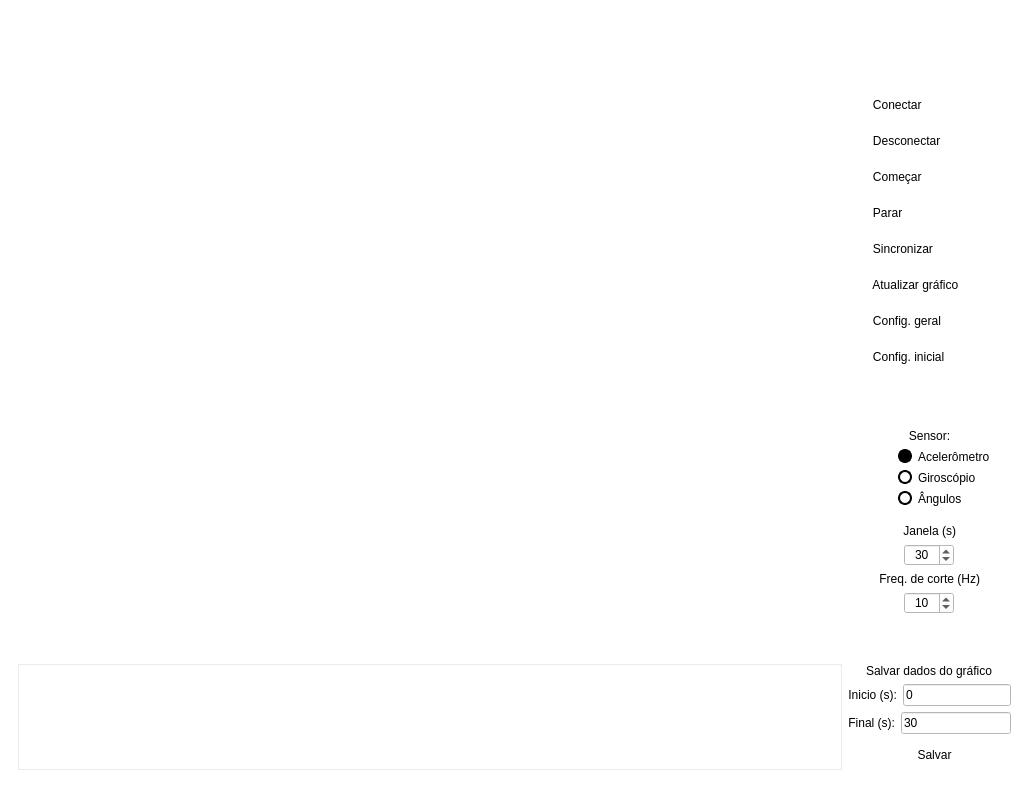
<?xml version="1.0" encoding="UTF-8"?>
<ui version="4.0">
 <class>MuvBoxControl</class>
 <widget class="QMainWindow" name="MuvBoxControl">
  <property name="geometry">
   <rect>
    <x>0</x>
    <y>0</y>
    <width>1029</width>
    <height>788</height>
   </rect>
  </property>
  <property name="windowTitle">
   <string>MuvBox Control v0.8</string>
  </property>
  <property name="windowIcon">
   <iconset>
    <normaloff>res/icon_muv_24_x_24.ico</normaloff>res/icon_muv_24_x_24.ico</iconset>
  </property>
  <property name="layoutDirection">
   <enum>Qt::LeftToRight</enum>
  </property>
  <property name="iconSize">
   <size>
    <width>20</width>
    <height>24</height>
   </size>
  </property>
  <widget class="QWidget" name="centralwidget">
   <property name="whatsThis">
    <string>&lt;html&gt;&lt;head/&gt;&lt;body&gt;&lt;p&gt;background-color: white&lt;/p&gt;&lt;/body&gt;&lt;/html&gt;</string>
   </property>
   <property name="styleSheet">
    <string notr="true">QWidget{
	background-color:white
}
QRadioButton::indicator {
    width: 10px;
    height: 10px;
    border-radius: 7px;
	border:	2px solid black;
}

QRadioButton::indicator:hover{
	border: 2px solid #1e90ff;
}

QRadioButton::indicator:checked {
    background-color: black;
    border: 2px solid black;
}

QPushButton{
	background-color: none;
	border-radius: 5px;
	color: black;
}
QPushButton:hover{
	color: #1e90ff;
}
QComboBox:hover
{
	color: black;
}</string>
   </property>
   <layout class="QGridLayout" name="gridLayout_3">
    <item row="0" column="1">
     <widget class="QStackedWidget" name="stackedWidget">
      <property name="styleSheet">
       <string notr="true"/>
      </property>
      <property name="currentIndex">
       <number>0</number>
      </property>
      <widget class="QWidget" name="page">
       <property name="styleSheet">
        <string notr="true"/>
       </property>
       <layout class="QGridLayout" name="gridLayout_2">
        <item row="2" column="0">
         <layout class="QGridLayout" name="gridLayout" rowstretch="0,0,0,0,0,0,0,0,0,0,0,0,0,0,0,0,0,0,0,0,0,0,0,0,0,0,0,0,0,0,0,0,0" columnstretch="5,0,0,0,0">
          <property name="sizeConstraint">
           <enum>QLayout::SetDefaultConstraint</enum>
          </property>
          <item row="24" column="4" alignment="Qt::AlignHCenter">
           <widget class="QLabel" name="label_4">
            <property name="text">
             <string>Freq. de corte (Hz)</string>
            </property>
            <property name="alignment">
             <set>Qt::AlignRight|Qt::AlignTrailing|Qt::AlignVCenter</set>
            </property>
           </widget>
          </item>
          <item row="31" column="4">
           <layout class="QHBoxLayout" name="horizontalLayout_2">
            <item>
             <widget class="QLabel" name="label_6">
              <property name="text">
               <string>Final (s):</string>
              </property>
              <property name="alignment">
               <set>Qt::AlignRight|Qt::AlignTrailing|Qt::AlignVCenter</set>
              </property>
             </widget>
            </item>
            <item>
             <widget class="QLineEdit" name="lineEdit_2">
              <property name="text">
               <string>30</string>
              </property>
             </widget>
            </item>
           </layout>
          </item>
          <item row="16" column="4">
           <widget class="QLabel" name="label">
            <property name="maximumSize">
             <size>
              <width>16777215</width>
              <height>30</height>
             </size>
            </property>
            <property name="layoutDirection">
             <enum>Qt::LeftToRight</enum>
            </property>
            <property name="text">
             <string>Sensor:</string>
            </property>
            <property name="textFormat">
             <enum>Qt::AutoText</enum>
            </property>
            <property name="alignment">
             <set>Qt::AlignCenter</set>
            </property>
           </widget>
          </item>
          <item row="17" column="4" alignment="Qt::AlignLeft">
           <widget class="QRadioButton" name="radioButton">
            <property name="font">
             <font>
              <weight>50</weight>
              <bold>false</bold>
             </font>
            </property>
            <property name="cursor">
             <cursorShape>PointingHandCursor</cursorShape>
            </property>
            <property name="styleSheet">
             <string notr="true">padding-left: 50px;</string>
            </property>
            <property name="text">
             <string>Acelerômetro</string>
            </property>
            <property name="checked">
             <bool>true</bool>
            </property>
           </widget>
          </item>
          <item row="6" column="4">
           <widget class="QPushButton" name="pushButton_2">
            <property name="minimumSize">
             <size>
              <width>0</width>
              <height>30</height>
             </size>
            </property>
            <property name="maximumSize">
             <size>
              <width>16777215</width>
              <height>16777215</height>
             </size>
            </property>
            <property name="cursor">
             <cursorShape>PointingHandCursor</cursorShape>
            </property>
            <property name="styleSheet">
             <string notr="true">text-align: left;
padding-left: 15px;

</string>
            </property>
            <property name="text">
             <string>   Conectar</string>
            </property>
            <property name="iconSize">
             <size>
              <width>20</width>
              <height>20</height>
             </size>
            </property>
           </widget>
          </item>
          <item row="15" column="4">
           <widget class="QLabel" name="label_7">
            <property name="font">
             <font>
              <weight>75</weight>
              <bold>true</bold>
              <strikeout>false</strikeout>
              <kerning>true</kerning>
             </font>
            </property>
            <property name="text">
             <string/>
            </property>
            <property name="textFormat">
             <enum>Qt::AutoText</enum>
            </property>
            <property name="alignment">
             <set>Qt::AlignCenter</set>
            </property>
           </widget>
          </item>
          <item row="25" column="4" alignment="Qt::AlignHCenter">
           <widget class="QSpinBox" name="spinBox_5">
            <property name="maximumSize">
             <size>
              <width>50</width>
              <height>16777215</height>
             </size>
            </property>
            <property name="alignment">
             <set>Qt::AlignCenter</set>
            </property>
            <property name="readOnly">
             <bool>false</bool>
            </property>
            <property name="maximum">
             <number>10000</number>
            </property>
            <property name="singleStep">
             <number>1</number>
            </property>
            <property name="value">
             <number>10</number>
            </property>
           </widget>
          </item>
          <item row="14" column="4">
           <spacer name="verticalSpacer">
            <property name="orientation">
             <enum>Qt::Vertical</enum>
            </property>
            <property name="sizeHint" stdset="0">
             <size>
              <width>20</width>
              <height>500</height>
             </size>
            </property>
           </spacer>
          </item>
          <item row="7" column="4">
           <widget class="QPushButton" name="pushButton_8">
            <property name="minimumSize">
             <size>
              <width>0</width>
              <height>30</height>
             </size>
            </property>
            <property name="maximumSize">
             <size>
              <width>16777215</width>
              <height>16777215</height>
             </size>
            </property>
            <property name="cursor">
             <cursorShape>PointingHandCursor</cursorShape>
            </property>
            <property name="styleSheet">
             <string notr="true">text-align: left;
padding-left: 15px;

</string>
            </property>
            <property name="text">
             <string>   Desconectar</string>
            </property>
           </widget>
          </item>
          <item row="30" column="4">
           <layout class="QHBoxLayout" name="horizontalLayout">
            <item>
             <widget class="QLabel" name="label_5">
              <property name="text">
               <string>Inicio (s):</string>
              </property>
              <property name="alignment">
               <set>Qt::AlignRight|Qt::AlignTrailing|Qt::AlignVCenter</set>
              </property>
             </widget>
            </item>
            <item>
             <widget class="QLineEdit" name="lineEdit">
              <property name="text">
               <string>0</string>
              </property>
             </widget>
            </item>
           </layout>
          </item>
          <item row="29" column="0" rowspan="4" colspan="4">
           <widget class="QPlainTextEdit" name="plainTextEdit">
            <property name="minimumSize">
             <size>
              <width>0</width>
              <height>0</height>
             </size>
            </property>
            <property name="maximumSize">
             <size>
              <width>16777215</width>
              <height>150</height>
             </size>
            </property>
            <property name="styleSheet">
             <string notr="true">border: 1px solid #EBEBEB;</string>
            </property>
           </widget>
          </item>
          <item row="12" column="4">
           <widget class="QPushButton" name="pushButton_4">
            <property name="minimumSize">
             <size>
              <width>0</width>
              <height>30</height>
             </size>
            </property>
            <property name="maximumSize">
             <size>
              <width>16777215</width>
              <height>16777215</height>
             </size>
            </property>
            <property name="cursor">
             <cursorShape>PointingHandCursor</cursorShape>
            </property>
            <property name="styleSheet">
             <string notr="true">text-align: left;
padding-left: 15px;

</string>
            </property>
            <property name="text">
             <string>   Config. geral</string>
            </property>
           </widget>
          </item>
          <item row="9" column="4">
           <widget class="QPushButton" name="pushButton_9">
            <property name="minimumSize">
             <size>
              <width>0</width>
              <height>30</height>
             </size>
            </property>
            <property name="maximumSize">
             <size>
              <width>16777215</width>
              <height>16777215</height>
             </size>
            </property>
            <property name="cursor">
             <cursorShape>PointingHandCursor</cursorShape>
            </property>
            <property name="styleSheet">
             <string notr="true">text-align: left;
padding-left: 15px;

</string>
            </property>
            <property name="text">
             <string>   Parar</string>
            </property>
           </widget>
          </item>
          <item row="8" column="4">
           <widget class="QPushButton" name="pushButton">
            <property name="minimumSize">
             <size>
              <width>0</width>
              <height>30</height>
             </size>
            </property>
            <property name="maximumSize">
             <size>
              <width>16777215</width>
              <height>16777215</height>
             </size>
            </property>
            <property name="cursor">
             <cursorShape>PointingHandCursor</cursorShape>
            </property>
            <property name="styleSheet">
             <string notr="true">text-align: left;
padding-left: 15px;

</string>
            </property>
            <property name="text">
             <string>   Começar</string>
            </property>
            <property name="checkable">
             <bool>false</bool>
            </property>
           </widget>
          </item>
          <item row="4" column="4">
           <widget class="QLabel" name="label_8">
            <property name="text">
             <string/>
            </property>
           </widget>
          </item>
          <item row="28" column="4">
           <spacer name="verticalSpacer_2">
            <property name="orientation">
             <enum>Qt::Vertical</enum>
            </property>
            <property name="sizeHint" stdset="0">
             <size>
              <width>20</width>
              <height>500</height>
             </size>
            </property>
           </spacer>
          </item>
          <item row="22" column="4" alignment="Qt::AlignHCenter">
           <widget class="QLabel" name="label_2">
            <property name="maximumSize">
             <size>
              <width>16777215</width>
              <height>30</height>
             </size>
            </property>
            <property name="focusPolicy">
             <enum>Qt::NoFocus</enum>
            </property>
            <property name="text">
             <string>Janela (s)</string>
            </property>
            <property name="alignment">
             <set>Qt::AlignRight|Qt::AlignTrailing|Qt::AlignVCenter</set>
            </property>
           </widget>
          </item>
          <item row="32" column="4">
           <widget class="QPushButton" name="pushButton_6">
            <property name="minimumSize">
             <size>
              <width>0</width>
              <height>30</height>
             </size>
            </property>
            <property name="cursor">
             <cursorShape>PointingHandCursor</cursorShape>
            </property>
            <property name="styleSheet">
             <string notr="true">text-align: center</string>
            </property>
            <property name="text">
             <string>   Salvar</string>
            </property>
            <property name="icon">
             <iconset>
              <normaloff>icons/save.svg</normaloff>icons/save.svg</iconset>
            </property>
           </widget>
          </item>
          <item row="2" column="0" colspan="4">
           <spacer name="horizontalSpacer">
            <property name="orientation">
             <enum>Qt::Horizontal</enum>
            </property>
            <property name="sizeType">
             <enum>QSizePolicy::Expanding</enum>
            </property>
            <property name="sizeHint" stdset="0">
             <size>
              <width>40</width>
              <height>20</height>
             </size>
            </property>
           </spacer>
          </item>
          <item row="5" column="0" rowspan="24" colspan="4">
           <layout class="QVBoxLayout" name="verticalLayout_2"/>
          </item>
          <item row="19" column="4" alignment="Qt::AlignLeft|Qt::AlignVCenter">
           <widget class="QRadioButton" name="radioButton_3">
            <property name="cursor">
             <cursorShape>PointingHandCursor</cursorShape>
            </property>
            <property name="styleSheet">
             <string notr="true">padding-left: 50px;</string>
            </property>
            <property name="text">
             <string>Ângulos</string>
            </property>
           </widget>
          </item>
          <item row="18" column="4" alignment="Qt::AlignLeft">
           <widget class="QRadioButton" name="radioButton_2">
            <property name="cursor">
             <cursorShape>PointingHandCursor</cursorShape>
            </property>
            <property name="styleSheet">
             <string notr="true">padding-left: 50px;</string>
            </property>
            <property name="text">
             <string>Giroscópio</string>
            </property>
           </widget>
          </item>
          <item row="10" column="4">
           <widget class="QPushButton" name="pushButton_7">
            <property name="minimumSize">
             <size>
              <width>0</width>
              <height>30</height>
             </size>
            </property>
            <property name="maximumSize">
             <size>
              <width>16777215</width>
              <height>16777215</height>
             </size>
            </property>
            <property name="cursor">
             <cursorShape>PointingHandCursor</cursorShape>
            </property>
            <property name="styleSheet">
             <string notr="true">text-align: left;
padding-left: 15px;

</string>
            </property>
            <property name="text">
             <string>   Sincronizar</string>
            </property>
           </widget>
          </item>
          <item row="11" column="4">
           <widget class="QPushButton" name="pushButton_5">
            <property name="minimumSize">
             <size>
              <width>0</width>
              <height>30</height>
             </size>
            </property>
            <property name="maximumSize">
             <size>
              <width>16777215</width>
              <height>16777215</height>
             </size>
            </property>
            <property name="cursor">
             <cursorShape>PointingHandCursor</cursorShape>
            </property>
            <property name="styleSheet">
             <string notr="true">text-align: left;
padding-left: 15px;

</string>
            </property>
            <property name="text">
             <string>   Atualizar gráfico</string>
            </property>
           </widget>
          </item>
          <item row="29" column="4" alignment="Qt::AlignHCenter">
           <widget class="QLabel" name="label_3">
            <property name="maximumSize">
             <size>
              <width>16777215</width>
              <height>30</height>
             </size>
            </property>
            <property name="text">
             <string>Salvar dados do gráfico</string>
            </property>
            <property name="alignment">
             <set>Qt::AlignRight|Qt::AlignTrailing|Qt::AlignVCenter</set>
            </property>
           </widget>
          </item>
          <item row="23" column="4" alignment="Qt::AlignHCenter">
           <widget class="QSpinBox" name="spinBox_4">
            <property name="maximumSize">
             <size>
              <width>50</width>
              <height>16777215</height>
             </size>
            </property>
            <property name="layoutDirection">
             <enum>Qt::LeftToRight</enum>
            </property>
            <property name="alignment">
             <set>Qt::AlignCenter</set>
            </property>
            <property name="maximum">
             <number>99999</number>
            </property>
            <property name="value">
             <number>30</number>
            </property>
           </widget>
          </item>
          <item row="4" column="0" colspan="4">
           <widget class="QFrame" name="frame">
            <property name="maximumSize">
             <size>
              <width>16777215</width>
              <height>50</height>
             </size>
            </property>
            <property name="styleSheet">
             <string notr="true">border: none;</string>
            </property>
            <property name="frameShape">
             <enum>QFrame::StyledPanel</enum>
            </property>
            <property name="frameShadow">
             <enum>QFrame::Raised</enum>
            </property>
           </widget>
          </item>
          <item row="5" column="4">
           <spacer name="verticalSpacer_3">
            <property name="orientation">
             <enum>Qt::Vertical</enum>
            </property>
            <property name="sizeHint" stdset="0">
             <size>
              <width>20</width>
              <height>500</height>
             </size>
            </property>
           </spacer>
          </item>
          <item row="13" column="4">
           <widget class="QPushButton" name="pushButton_11">
            <property name="minimumSize">
             <size>
              <width>0</width>
              <height>30</height>
             </size>
            </property>
            <property name="cursor">
             <cursorShape>PointingHandCursor</cursorShape>
            </property>
            <property name="styleSheet">
             <string notr="true">text-align: left;
padding-left: 15px;

</string>
            </property>
            <property name="text">
             <string>   Config. inicial</string>
            </property>
           </widget>
          </item>
         </layout>
        </item>
       </layout>
      </widget>
      <widget class="QWidget" name="page_2">
       <layout class="QGridLayout" name="gridLayout_5">
        <item row="0" column="0">
         <layout class="QGridLayout" name="gridLayout_4">
          <item row="0" column="2">
           <widget class="QPushButton" name="pushButton_10">
            <property name="minimumSize">
             <size>
              <width>100</width>
              <height>0</height>
             </size>
            </property>
            <property name="cursor">
             <cursorShape>PointingHandCursor</cursorShape>
            </property>
            <property name="text">
             <string>   Voltar</string>
            </property>
           </widget>
          </item>
          <item row="0" column="1">
           <widget class="QPushButton" name="pushButton_3">
            <property name="minimumSize">
             <size>
              <width>150</width>
              <height>0</height>
             </size>
            </property>
            <property name="cursor">
             <cursorShape>PointingHandCursor</cursorShape>
            </property>
            <property name="text">
             <string>   Salvar tabela</string>
            </property>
           </widget>
          </item>
          <item row="0" column="0">
           <spacer name="horizontalSpacer_2">
            <property name="orientation">
             <enum>Qt::Horizontal</enum>
            </property>
            <property name="sizeHint" stdset="0">
             <size>
              <width>40</width>
              <height>20</height>
             </size>
            </property>
           </spacer>
          </item>
          <item row="1" column="0" colspan="3">
           <widget class="QTableWidget" name="tableWidget">
            <property name="styleSheet">
             <string notr="true">color:black;</string>
            </property>
           </widget>
          </item>
         </layout>
        </item>
       </layout>
      </widget>
      <widget class="QWidget" name="page_3">
       <layout class="QGridLayout" name="gridLayout_7">
        <item row="0" column="0">
         <layout class="QGridLayout" name="gridLayout_6">
          <item row="3" column="3">
           <spacer name="horizontalSpacer_4">
            <property name="orientation">
             <enum>Qt::Horizontal</enum>
            </property>
            <property name="sizeHint" stdset="0">
             <size>
              <width>300</width>
              <height>20</height>
             </size>
            </property>
           </spacer>
          </item>
          <item row="7" column="1">
           <spacer name="verticalSpacer_5">
            <property name="orientation">
             <enum>Qt::Vertical</enum>
            </property>
            <property name="sizeHint" stdset="0">
             <size>
              <width>20</width>
              <height>40</height>
             </size>
            </property>
           </spacer>
          </item>
          <item row="3" column="1" colspan="2">
           <widget class="QListWidget" name="listWidget">
            <property name="minimumSize">
             <size>
              <width>0</width>
              <height>500</height>
             </size>
            </property>
           </widget>
          </item>
          <item row="6" column="2">
           <widget class="QPushButton" name="pushButton_13">
            <property name="cursor">
             <cursorShape>PointingHandCursor</cursorShape>
            </property>
            <property name="styleSheet">
             <string notr="true">margin-top: 30px</string>
            </property>
            <property name="text">
             <string>   Configurar</string>
            </property>
           </widget>
          </item>
          <item row="3" column="0">
           <spacer name="horizontalSpacer_3">
            <property name="orientation">
             <enum>Qt::Horizontal</enum>
            </property>
            <property name="sizeHint" stdset="0">
             <size>
              <width>300</width>
              <height>20</height>
             </size>
            </property>
           </spacer>
          </item>
          <item row="1" column="1" colspan="2">
           <widget class="QTextBrowser" name="textBrowser">
            <property name="minimumSize">
             <size>
              <width>600</width>
              <height>0</height>
             </size>
            </property>
            <property name="maximumSize">
             <size>
              <width>16777215</width>
              <height>50</height>
             </size>
            </property>
            <property name="html">
             <string>&lt;!DOCTYPE HTML PUBLIC &quot;-//W3C//DTD HTML 4.0//EN&quot; &quot;http://www.w3.org/TR/REC-html40/strict.dtd&quot;&gt;
&lt;html&gt;&lt;head&gt;&lt;meta name=&quot;qrichtext&quot; content=&quot;1&quot; /&gt;&lt;style type=&quot;text/css&quot;&gt;
p, li { white-space: pre-wrap; }
&lt;/style&gt;&lt;/head&gt;&lt;body style=&quot; font-family:'MS Shell Dlg 2'; font-size:8.25pt; font-weight:400; font-style:normal;&quot;&gt;
&lt;p style=&quot; margin-top:0px; margin-bottom:0px; margin-left:0px; margin-right:0px; -qt-block-indent:0; text-indent:0px;&quot;&gt;Ligue sua MuvBox e aperte em '&lt;span style=&quot; font-weight:600;&quot;&gt;Escanear&lt;/span&gt;'. Então selecione o dispositivo desejado e clique em '&lt;span style=&quot; font-weight:600;&quot;&gt;Configurar&lt;/span&gt;&amp;quot;&lt;/p&gt;&lt;/body&gt;&lt;/html&gt;</string>
            </property>
           </widget>
          </item>
          <item row="6" column="1">
           <widget class="QPushButton" name="pushButton_16">
            <property name="cursor">
             <cursorShape>PointingHandCursor</cursorShape>
            </property>
            <property name="styleSheet">
             <string notr="true">margin-top: 30px</string>
            </property>
            <property name="text">
             <string>   Cancelar</string>
            </property>
           </widget>
          </item>
          <item row="5" column="1" colspan="2">
           <widget class="QLabel" name="label_9">
            <property name="styleSheet">
             <string notr="true">margin-top: 30px</string>
            </property>
            <property name="text">
             <string>Rede atual:</string>
            </property>
           </widget>
          </item>
          <item row="0" column="1">
           <spacer name="verticalSpacer_6">
            <property name="orientation">
             <enum>Qt::Vertical</enum>
            </property>
            <property name="sizeHint" stdset="0">
             <size>
              <width>20</width>
              <height>40</height>
             </size>
            </property>
           </spacer>
          </item>
          <item row="2" column="1" colspan="2">
           <widget class="QPushButton" name="pushButton_12">
            <property name="cursor">
             <cursorShape>PointingHandCursor</cursorShape>
            </property>
            <property name="text">
             <string>   Escanear</string>
            </property>
           </widget>
          </item>
          <item row="4" column="1">
           <widget class="QLabel" name="label_15">
            <property name="styleSheet">
             <string notr="true">margin-top: 30px</string>
            </property>
            <property name="text">
             <string/>
            </property>
           </widget>
          </item>
         </layout>
        </item>
       </layout>
      </widget>
      <widget class="QWidget" name="page_4">
       <layout class="QGridLayout" name="gridLayout_9">
        <item row="0" column="0">
         <layout class="QGridLayout" name="gridLayout_8">
          <item row="7" column="2">
           <widget class="QPushButton" name="pushButton_15">
            <property name="cursor">
             <cursorShape>PointingHandCursor</cursorShape>
            </property>
            <property name="styleSheet">
             <string notr="true">margin-top: 30px</string>
            </property>
            <property name="text">
             <string>   Salvar</string>
            </property>
           </widget>
          </item>
          <item row="4" column="1" alignment="Qt::AlignRight">
           <widget class="QLabel" name="label_11">
            <property name="styleSheet">
             <string notr="true"/>
            </property>
            <property name="text">
             <string>Redes disponíveis:</string>
            </property>
           </widget>
          </item>
          <item row="5" column="2">
           <widget class="QLineEdit" name="lineEdit_4">
            <property name="maximumSize">
             <size>
              <width>9999</width>
              <height>16777215</height>
             </size>
            </property>
           </widget>
          </item>
          <item row="4" column="0">
           <spacer name="horizontalSpacer_5">
            <property name="orientation">
             <enum>Qt::Horizontal</enum>
            </property>
            <property name="sizeHint" stdset="0">
             <size>
              <width>300</width>
              <height>20</height>
             </size>
            </property>
           </spacer>
          </item>
          <item row="0" column="3" alignment="Qt::AlignRight">
           <widget class="QPushButton" name="pushButton_18">
            <property name="cursor">
             <cursorShape>PointingHandCursor</cursorShape>
            </property>
            <property name="text">
             <string>   Fechar</string>
            </property>
           </widget>
          </item>
          <item row="3" column="2">
           <widget class="QLineEdit" name="lineEdit_3">
            <property name="maximumSize">
             <size>
              <width>16777215</width>
              <height>16777215</height>
             </size>
            </property>
           </widget>
          </item>
          <item row="2" column="1" colspan="2">
           <widget class="QTextBrowser" name="textBrowser_2">
            <property name="minimumSize">
             <size>
              <width>600</width>
              <height>0</height>
             </size>
            </property>
            <property name="maximumSize">
             <size>
              <width>16777215</width>
              <height>50</height>
             </size>
            </property>
            <property name="html">
             <string>&lt;!DOCTYPE HTML PUBLIC &quot;-//W3C//DTD HTML 4.0//EN&quot; &quot;http://www.w3.org/TR/REC-html40/strict.dtd&quot;&gt;
&lt;html&gt;&lt;head&gt;&lt;meta name=&quot;qrichtext&quot; content=&quot;1&quot; /&gt;&lt;style type=&quot;text/css&quot;&gt;
p, li { white-space: pre-wrap; }
&lt;/style&gt;&lt;/head&gt;&lt;body style=&quot; font-family:'MS Shell Dlg 2'; font-size:8.25pt; font-weight:400; font-style:normal;&quot;&gt;
&lt;p style=&quot; margin-top:0px; margin-bottom:0px; margin-left:0px; margin-right:0px; -qt-block-indent:0; text-indent:0px;&quot;&gt;Selecione um Hostname para a MuvBox e a rede que a mesma irá se conectar (SSID+Senha). Então, clique em '&lt;span style=&quot; font-weight:600;&quot;&gt;Salvar&lt;/span&gt;' para prosseguir.&lt;/p&gt;&lt;/body&gt;&lt;/html&gt;</string>
            </property>
           </widget>
          </item>
          <item row="4" column="2">
           <widget class="QComboBox" name="comboBox">
            <property name="maximumSize">
             <size>
              <width>16777215</width>
              <height>16777215</height>
             </size>
            </property>
           </widget>
          </item>
          <item row="8" column="1" colspan="2">
           <widget class="QLabel" name="label_14">
            <property name="maximumSize">
             <size>
              <width>16777215</width>
              <height>50</height>
             </size>
            </property>
            <property name="styleSheet">
             <string notr="true">margin-top: 20px</string>
            </property>
            <property name="text">
             <string/>
            </property>
           </widget>
          </item>
          <item row="5" column="1" alignment="Qt::AlignRight">
           <widget class="QLabel" name="label_12">
            <property name="styleSheet">
             <string notr="true"/>
            </property>
            <property name="text">
             <string>SSID:</string>
            </property>
           </widget>
          </item>
          <item row="6" column="2">
           <widget class="QLineEdit" name="lineEdit_5">
            <property name="maximumSize">
             <size>
              <width>16777215</width>
              <height>16777215</height>
             </size>
            </property>
           </widget>
          </item>
          <item row="1" column="1">
           <spacer name="verticalSpacer_4">
            <property name="orientation">
             <enum>Qt::Vertical</enum>
            </property>
            <property name="sizeHint" stdset="0">
             <size>
              <width>20</width>
              <height>40</height>
             </size>
            </property>
           </spacer>
          </item>
          <item row="6" column="1" alignment="Qt::AlignRight">
           <widget class="QLabel" name="label_13">
            <property name="maximumSize">
             <size>
              <width>16777215</width>
              <height>25</height>
             </size>
            </property>
            <property name="styleSheet">
             <string notr="true"/>
            </property>
            <property name="text">
             <string>Senha:</string>
            </property>
           </widget>
          </item>
          <item row="3" column="1" alignment="Qt::AlignRight">
           <widget class="QLabel" name="label_10">
            <property name="styleSheet">
             <string notr="true"/>
            </property>
            <property name="text">
             <string>Hostname:</string>
            </property>
           </widget>
          </item>
          <item row="7" column="1">
           <widget class="QPushButton" name="pushButton_14">
            <property name="cursor">
             <cursorShape>PointingHandCursor</cursorShape>
            </property>
            <property name="styleSheet">
             <string notr="true">margin-top: 30px</string>
            </property>
            <property name="text">
             <string>   Voltar</string>
            </property>
           </widget>
          </item>
          <item row="9" column="1">
           <spacer name="verticalSpacer_8">
            <property name="orientation">
             <enum>Qt::Vertical</enum>
            </property>
            <property name="sizeHint" stdset="0">
             <size>
              <width>20</width>
              <height>40</height>
             </size>
            </property>
           </spacer>
          </item>
          <item row="6" column="3">
           <spacer name="horizontalSpacer_6">
            <property name="orientation">
             <enum>Qt::Horizontal</enum>
            </property>
            <property name="sizeHint" stdset="0">
             <size>
              <width>300</width>
              <height>20</height>
             </size>
            </property>
           </spacer>
          </item>
         </layout>
        </item>
       </layout>
      </widget>
     </widget>
    </item>
   </layout>
  </widget>
 </widget>
 <resources/>
 <connections/>
</ui>
